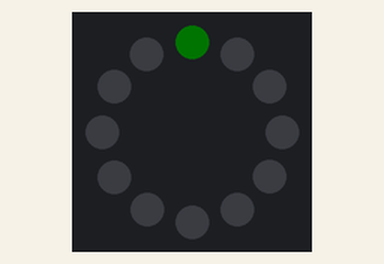
Simulated run of this sketch. Board: Arduino Uno, built with avr-gcc and run on an emulated ATmega328P. Shown: 12 RGB LEDs in a ring, first at the top, clockwise. Dim RGB values are drawn brighter than linear.

Above: at 0.3 s.
At 9.3 s:
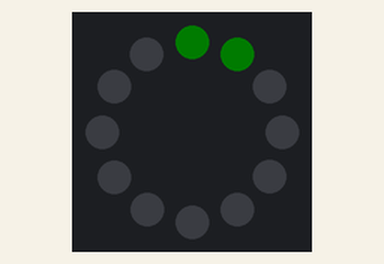
At 14.3 s:
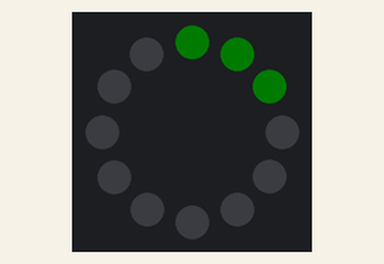
At 19.3 s:
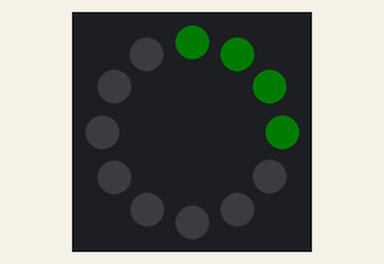
At 24.3 s:
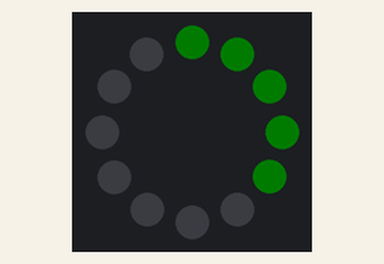
At 34.3 s:
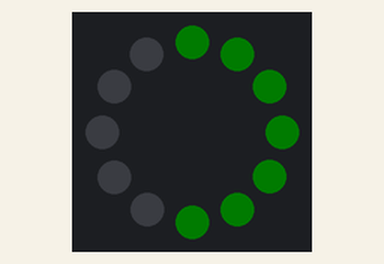

The sketch:

basic_clock.ino
```cpp
/*
   Author: Ammon Shepherd
   Date: 29 April 2020

   Basic Clock Functionality

   Parts:
     - NeoPixel Ring: https://www.adafruit.com/product/1643
     - Flora Wearable Ultimate GPS Module: https://www.adafruit.com/product/1059
     - Flora Main Board: https://www.adafruit.com/product/659

   NeoPixel Ring LED Layout:
     Time : LED #
     - 12 : 0
     - 01 : 1
     - 02 : 2
     - 03 : 3
     - 04 : 4
     - 05 : 5
     - 06 : 6
     - 07 : 7
     - 08 : 8
     - 09 : 9
     - 10 : 10
     - 11 : 11


*/
#include <Adafruit_NeoPixel.h>
#define LED_PIN 6
#define LED_COUNT 12


Adafruit_NeoPixel ring(LED_COUNT, LED_PIN, NEO_GRB + NEO_KHZ800);

void setup() {
  ring.begin();
  ring.setBrightness(3);
  Serial.begin(9600);
}

void loop() {
  minutes();
}

void minutes() {
  int red, green, blue;
  red = 200;
  green = 50;
  blue = 50;
  for ( int m = 0; m < LED_COUNT; m++ ){
    ring.setPixelColor(m, ring.Color(red, green, blue) );
    ring.show();
    seconds();
    delay(60000 * 5);

  }
}

/* Show the seconds (green)
 *  Each LED is five seconds, so it blinks 5 times
 */
void seconds() {
  int red, green, blue;
  // Loop through all the LEDs
  for ( int p = 0; p < LED_COUNT; p++ ) {
    // 5 times for each LED
    for ( int c = 1; c <= 5; c++ ) {
      // turn off all the pixels first
      //ring.clear();
      // Show no light for 200ths of a second
      ring.setPixelColor(p, ring.Color(0,0,0));
      ring.show();
      delay(200);

      // Set the color values, the brightness increases each second
      red = 10 + c * 4;
      green = 50 + c * 37;
      blue = 10 + c * 6;
      ring.setPixelColor(p, ring.Color(red, green, blue));
      ring.show();
      delay(800);
    }
  }
}
```

Measured:
- what the display in image 0 shows lasts 0.8 s, from 0.2 s to 1.0 s
- what the display in image 1 shows lasts 1.0 s, from 9.2 s to 10.2 s
